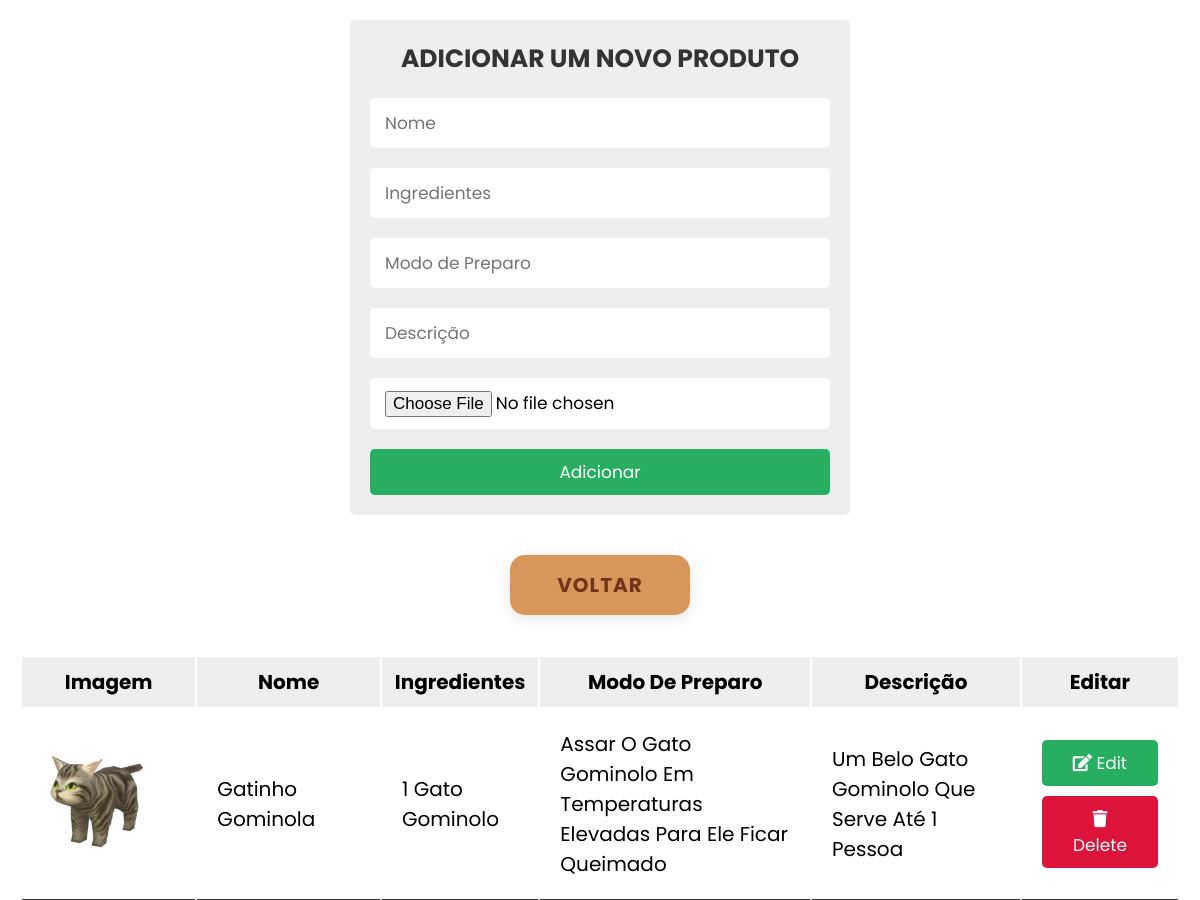
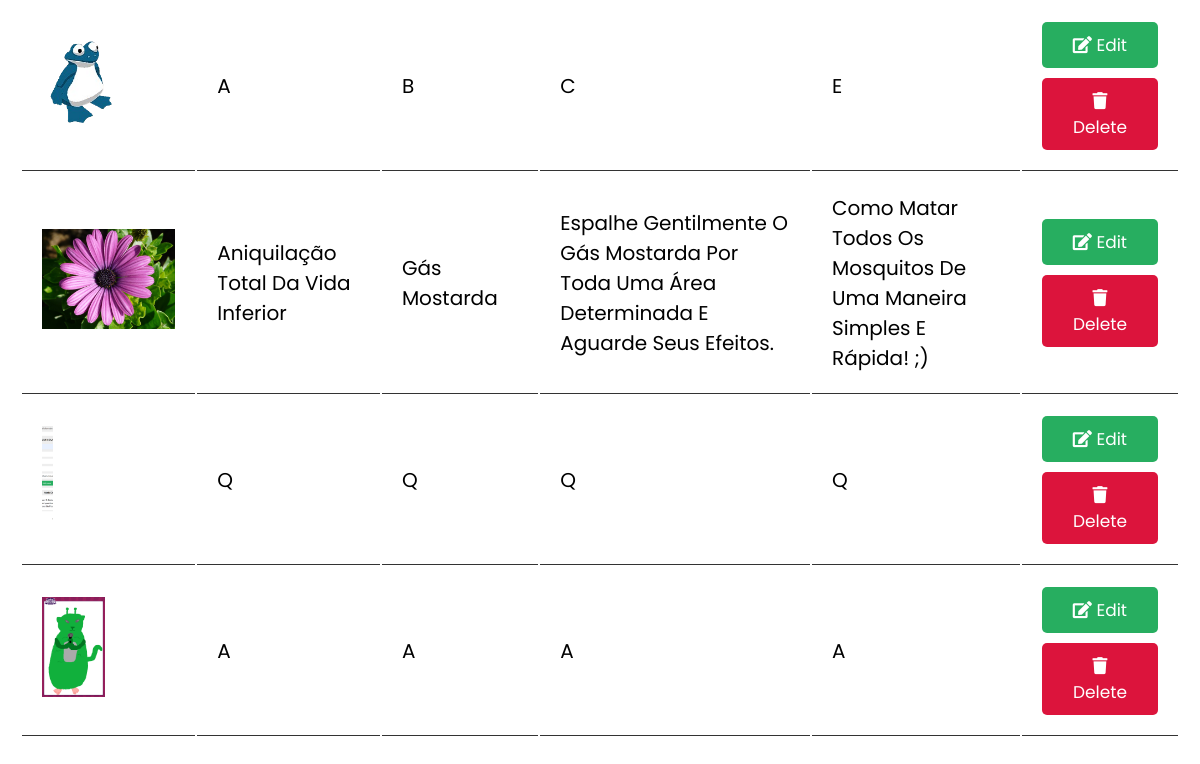
Before: /TCC/adicionar-receita/admin_page.php with the older database file (2 pictures, top to bottom).
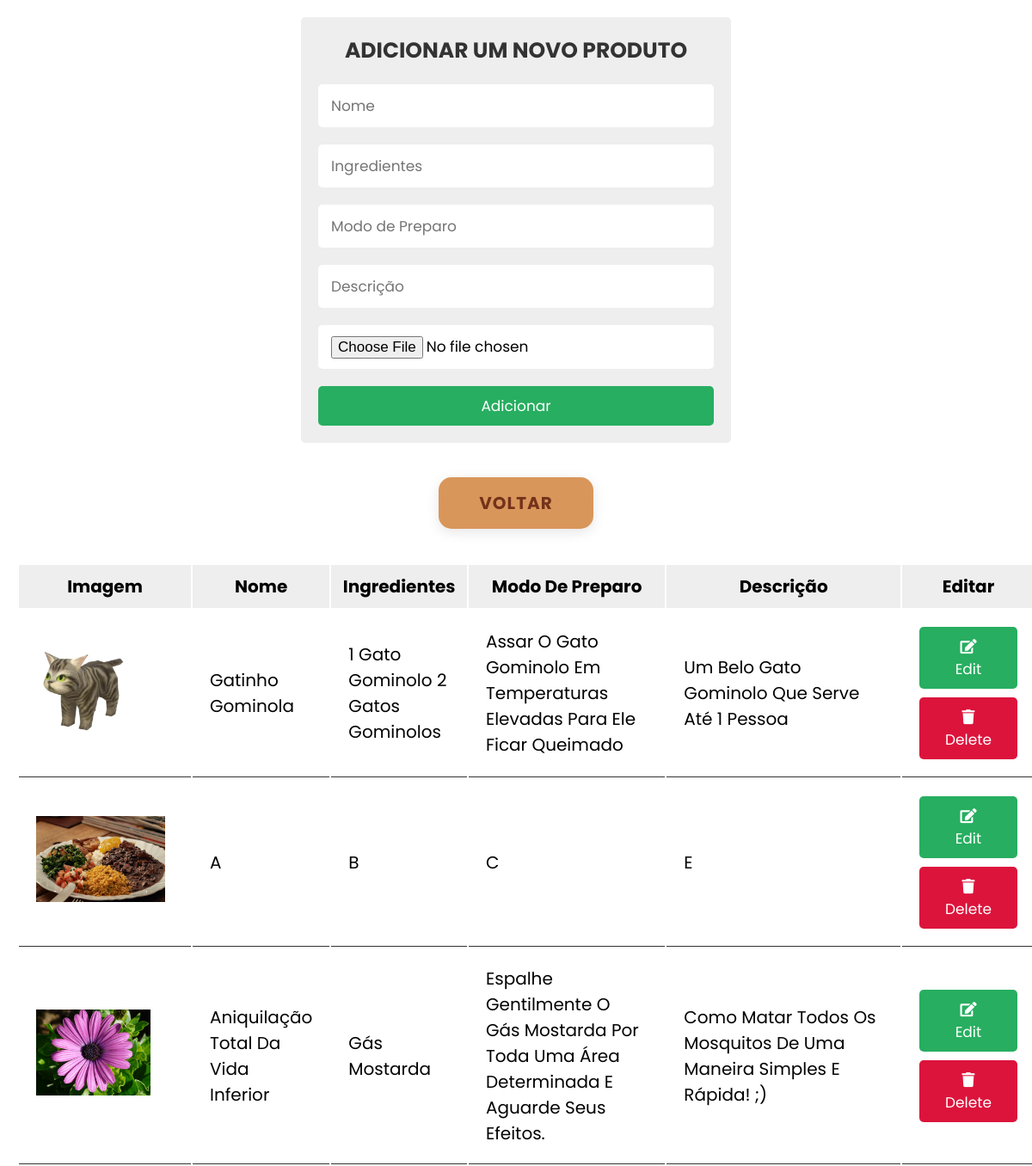
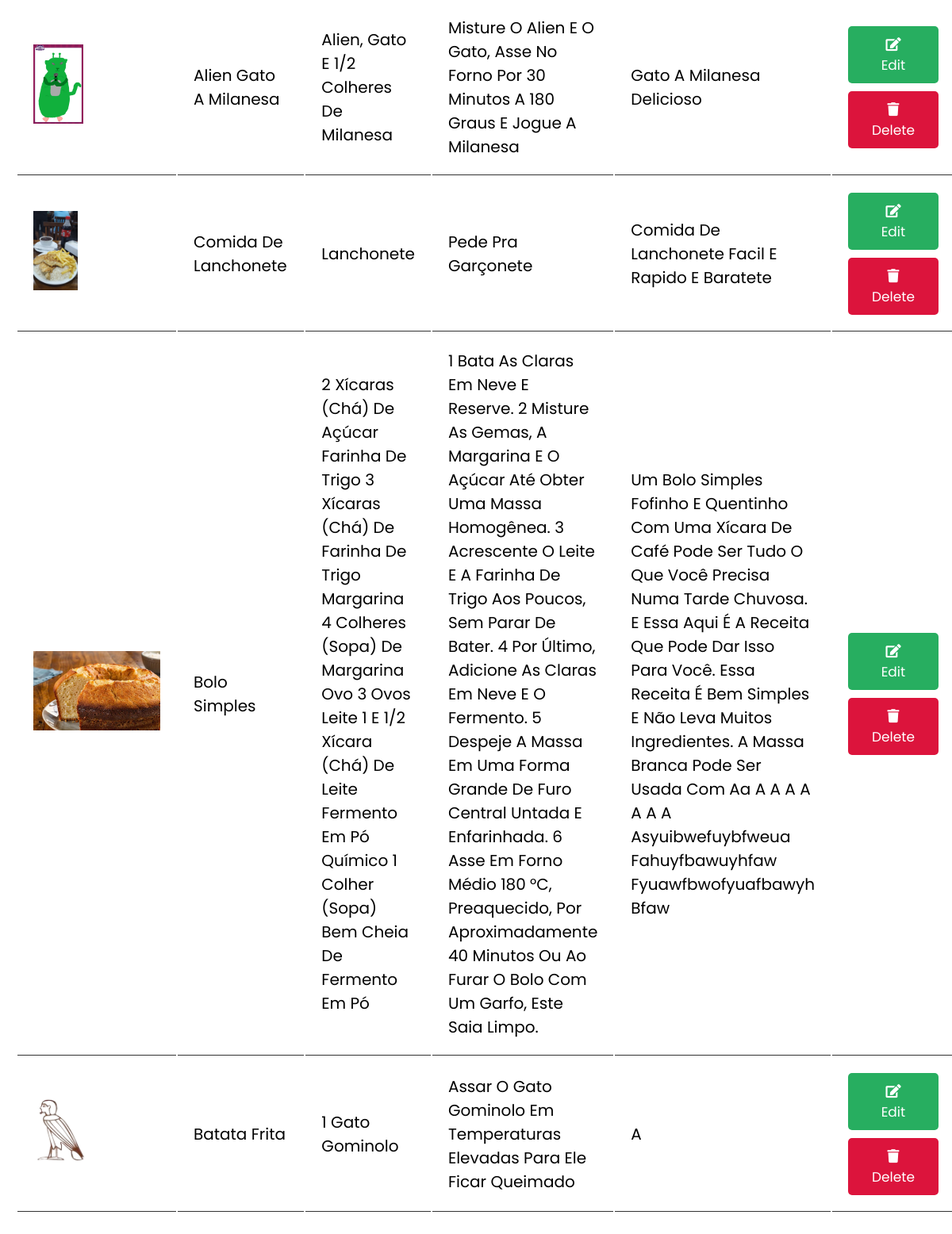
After: the same page with the newer database file (2 pictures, top to bottom).
### tables this page shows
CREATE TABLE `products` (
  `id` int(255) NOT NULL,
  `name` varchar(255) NOT NULL,
  `ingredientes` text NOT NULL,
  `preparo` text NOT NULL,
  `obs` text NOT NULL,
  `image` varchar(255) NOT NULL
);

### TCC/adicionar-receita/admin_page.php (the view, shortened to what this page needs)
<?php
@include 'configproduto.php';
?>
<!DOCTYPE html>
<html lang="en">
<head>
   <link rel="stylesheet" href="https://cdnjs.cloudflare.com/ajax/libs/font-awesome/5.15.4/css/all.min.css">
   <link rel="stylesheet" href="style.css">
</head>
<body>
<div class="container">
   <div class="admin-product-form-container">
      <form action="<?php $_SERVER['PHP_SELF'] ?>" method="post" enctype="multipart/form-data">
         <h3>Adicionar um novo produto</h3>
         <input type="text" placeholder="Nome" name="product_name" class="box">
         <input type="text" placeholder="Ingredientes" name="product_ingredientes" class="box">
         <input type="text" placeholder="Modo de Preparo" name="product_preparo" class="box">
         <input type="text" placeholder="Descrição" name="product_obs" class="box">
         <input type="file" accept="image/png, image/jpeg, image/jpg" name="product_image" class="box">
         <input type="submit" class="btn" name="add_product" value="Adicionar">
      </form>
   </div>
  <div class="container_botao">
   <a href="../sistema.php">
      <button class="ver_mais"  >VOLTAR</button>
   </a>
  </div>
   <?php
   $select = mysqli_query($conn, "SELECT * FROM products");
   ?>
   <div class="product-display">
      <table class="product-display-table">
         <thead>
         <tr>
            <th>Imagem</th>
            <th>Nome</th>
            <th>Ingredientes</th>
            <th>Modo de Preparo</th>
            <th>Descrição</th>
            <th>Editar</th>
         </tr>
         </thead>
         <?php while($row = mysqli_fetch_assoc($select)){ ?>
         <tr>
            <td><img src="../uploaded_img/<?php echo $row['image']; ?>" height="100" alt=""></td>
            <td><?php echo $row['name']; ?></td>
            <td><?php echo $row['ingredientes']; ?></td>
            <td><?php echo $row['preparo']; ?></td>
            <td><?php echo $row['obs']; ?></td>
            <td>
               <a href="admin_update.php?edit=<?php echo $row['id']; ?>" class="btn"> <i class="fas fa-edit"></i> edit </a>
               <a href="admin_page.php?delete=<?php echo $row['id']; ?>" class="btn"> <i class="fas fa-trash"></i> delete </a>
            </td>
         </tr>
      <?php } ?>
      </table>
   </div>
</div>
</body>
</html>

### TCC/adicionar-receita/style.css (style rules this page uses)
:root { --green:#27ae60; --black:#333; --white:#fff; --bg-color:#eee; --box-shadow:0 .5rem 1rem rgba(0,0,0,.1); --border:.1rem solid var(--black); }
* { font-family: 'Poppins', sans-serif; margin:0; padding:0; box-sizing: border-box; outline: none; border:none; text-decoration: none; text-transform: capitalize; }
html { font-size: 62.5%; overflow-x: hidden; }
.btn { display: block; width: 100%; cursor: pointer; border-radius: .5rem; margin-top: 1rem; font-size: 1.7rem; padding:1rem 3rem; background: var(--green); color:var(--white); text-align: center; }
.container { max-width: 1200px; padding:2rem; margin:0 auto; }
.admin-product-form-container form { max-width: 50rem; margin:0 auto; padding:2rem; border-radius: .5rem; background: var(--bg-color); }
.admin-product-form-container form h3 { text-transform: uppercase; color:var(--black); margin-bottom: 1rem; text-align: center; font-size: 2.5rem; }
.admin-product-form-container form .box { width: 100%; border-radius: .5rem; padding:1.2rem 1.5rem; font-size: 1.7rem; margin:1rem 0; background: var(--white); text-transform: none; }
.product-display { margin:2rem 0; }
.product-display .product-display-table { width: 100%; text-align: center; }
.product-display .product-display-table thead { background: var(--bg-color); }
.product-display .product-display-table th { padding:1rem; font-size: 2rem; }
.product-display .product-display-table td { padding:2rem; font-size: 2rem; border-bottom: var(--border); text-align: start; }
.product-display .product-display-table .btn:first-child { margin-top: 0; }
.product-display .product-display-table .btn:last-child { background: crimson; }
.container_botao { display: flex; justify-content: center; align-items: center; margin: 20px 0; }
.ver_mais { display: inline-block; padding: 15px 20px; background: #D9965B; color: #73321A; font-size: 20px; font-weight: bold; letter-spacing: 1px; text-transform: uppercase; border-radius: 15px; transition: all .50s ease; border: none; width: 180px; text-align: center; margin: 20px auto; box-shadow: 0px 4px 15px rgba(0, 0, 0, 0.1); }

Changed rows visible on the page:
removed products: image (picture), name "Q", ingredientes "Q", preparo "Q", obs "Q"
changed products "Gatinho Gominola": ingredientes "1 Gato Gominolo" → "1 Gato Gominolo 2 Gatos Gominolos"
changed products (number 2 of 7 on the later page): image: a different picture
changed products: name "A" → "Alien Gato A Milanesa"; ingredientes "A" → "Alien, Gato E 1/2 Colheres De Milanesa"; preparo "A" → "Misture O Alien E O Gato, Asse No Forno Por 30 Minutos A 180 Graus E Jogue A Milanesa"; obs "A" → "Gato A Milanesa Delicioso"
added products: image (picture), name "Comida De Lanchonete", ingredientes "Lanchonete", preparo "Pede Pra Garçonete", obs "Comida De Lanchonete Facil E Rapido E Baratete"
added products: image (picture), name "Bolo Simples", ingredientes "2 Xícaras (Chá) De Açúcar Farinha De Trigo 3 Xícaras (Chá) De Farinha De Trigo Margarina 4 Colheres (Sopa) De Margarina Ovo 3 Ovos Leite 1 E 1/2 Xícara (Chá) De Leite Fermento Em Pó Químico 1 Colher (Sopa) Bem Cheia De Fermento Em Pó", preparo "1 Bata As Claras Em Neve E Reserve. 2 Misture As Gemas, A Margarina E O Açúcar Até Obter Uma Massa Homogênea. 3 Acrescente O Leite E A Farinha De Trigo Aos Poucos, Sem Parar De Bater. 4 Por Último, Adicione As Claras Em Neve E O Fermento. 5 Despeje A Massa Em Uma Forma Grande De Furo Central Untada E Enfarinhada. 6 Asse Em Forno Médio 180 °C, Preaquecido, Por Aproximadamente 40 Minutos Ou Ao Furar O Bolo Com Um Garfo, Este Saia Limpo.", obs "Um Bolo Simples Fofinho E Quentinho Com Uma Xícara De Café Pode Ser Tudo O Que Você Precisa Numa Tarde Chuvosa. E Essa Aqui É A Receita Que Pode Dar Isso Para Você. Essa Receita É Bem Simples E Não Leva Muitos Ingredientes. A Massa Branca Pode Ser Usada Com Aa A A A A A A A Asyuibwefuybfweua Fahuyfbawuyhfaw Fyuawfbwofyuafbawyh Bfaw"
added products: image (picture), name "Batata Frita", ingredientes "1 Gato Gominolo", preparo "Assar O Gato Gominolo Em Temperaturas Elevadas Para Ele Ficar Queimado", obs "A"
